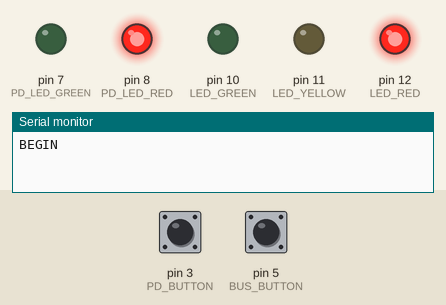
This sketch was run on a simulated Arduino Uno, built with avr-gcc and run on an emulated ATmega328P. Shown: output pins drawn as LEDs (lit = HIGH), the last lines printed to the serial monitor. The inputs (shaded band) are chosen by the test bench; at power-on: pin 3 (PD_BUTTON) HIGH, pin 5 (BUS_BUTTON) HIGH. Pins used as bus, display or sensor lines are not drawn.

Above: at 1.2 s.
1.3 s: pin 3 (PD_BUTTON) pulled LOW for 0.15 s
At 4.3 s:
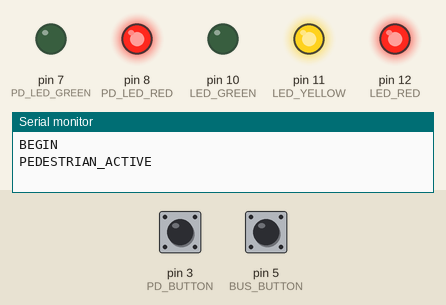
4.4 s: pin 5 (BUS_BUTTON) pulled LOW for 1 s
At 12.6 s:
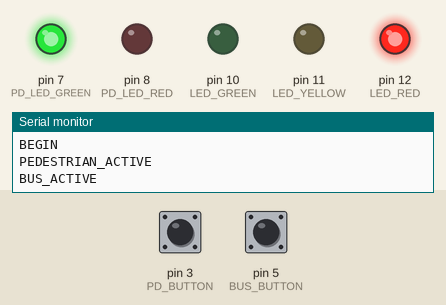
14.4 s: pin 3 (PD_BUTTON) pulled LOW for 1 s
At 24.2 s:
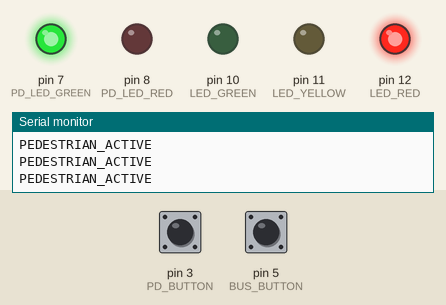
Timing chart, 0 to 24.4 s (numbered marks = the images above; inputs shaded):
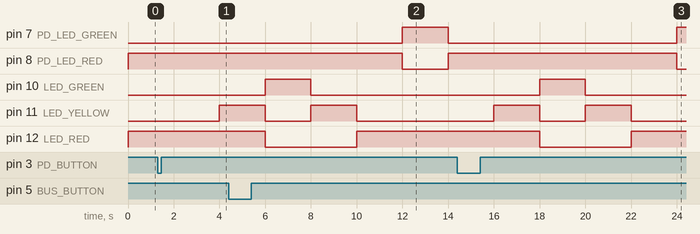

The sketch:

lights4.ino
```cpp
const byte LED_RED = 12;
const byte LED_YELLOW = 11;
const byte LED_GREEN = 10;

const byte PD_LED_RED = 8;
const byte PD_LED_GREEN = 7;

const byte BUS_BUTTON_POWER = 4;
const byte BUS_BUTTON = 5;

const byte PD_BUTTON_POWER = 2;
const byte PD_BUTTON = 3;

unsigned long startTime;
unsigned long elapsedTime;
unsigned long stateTime;

unsigned long busButtonStartT;
unsigned long busButtonElapsedT;
unsigned int busButtonCtrlSum;

unsigned long pdButtonStartT;
unsigned long pdButtonElapsedT;
unsigned int pdButtonCtrlSum;

enum State {
    RED        = (1 << 0),
    RED_YELLOW = (1 << 1),
    GREEN      = (1 << 2),
    YELLOW     = (1 << 3),
    PD_RED     = (1 << 4),
    PD_GREEN   = (1 << 5),
};
byte currentState;
byte previousState;

bool busButtonActive;
bool pdButtonActive;

void setup() {
    Serial.begin(9600);
    pinMode(LED_RED, OUTPUT);
    pinMode(LED_YELLOW, OUTPUT);
    pinMode(LED_GREEN, OUTPUT);
    pinMode(PD_LED_RED, OUTPUT);
    pinMode(PD_LED_GREEN,OUTPUT);

    pinMode(BUS_BUTTON_POWER, OUTPUT);
    pinMode(BUS_BUTTON, INPUT);
    pinMode(PD_BUTTON_POWER, OUTPUT);
    pinMode(PD_BUTTON, INPUT);

    digitalWrite(BUS_BUTTON_POWER, HIGH);
    digitalWrite(PD_BUTTON_POWER, HIGH);

    busButtonCtrlSum = 0;
    busButtonActive = false;

    pdButtonCtrlSum = 0;
    pdButtonActive = false;


    currentState = (RED | PD_RED);
    switchLights(currentState);

    Serial.println("BEGIN");

    stateTime = 4000;
    startTime = busButtonStartT = pdButtonStartT = millis();
}

void loop() {
    /* check if BUS button pressed for 900ms */
    busButtonElapsedT = millis() - busButtonStartT;
    if (isBusBtPressed() && (busButtonElapsedT >= 25)) {
       busButtonCtrlSum += 25;
       busButtonStartT = millis();
       if (busButtonCtrlSum >= 900) {
            Serial.println("BUS_ACTIVE");
            busButtonActive = true;
            busButtonCtrlSum = 0;
       }
    }
    else if (isBusBtPressed()) {
      ;
    }
    else {
      busButtonCtrlSum = 0;
    }


    /* check if PEDESTRIAN button pressed for 100 ms */
    pdButtonElapsedT = millis() - pdButtonStartT;
    if (isPedBtPressed() && (pdButtonElapsedT >= 25)) {
       pdButtonCtrlSum += 25;
       pdButtonStartT = millis();
       if (pdButtonCtrlSum >= 100) {
            Serial.println("PEDESTRIAN_ACTIVE");
            pdButtonActive = true;
            pdButtonCtrlSum = 0;
        }
    }
    else if (isPedBtPressed()) {
      ;
    }
    else {
      pdButtonCtrlSum = 0;
    }


    /* if pressed during RED | PD_RED, cut the state */
    if (busButtonActive && currentState==RED | PD_RED)
        stateTime = 2000;

    /* change the state when once stateTime passes */
    elapsedTime = millis() - startTime;
    if (elapsedTime >= stateTime) {
        switch (currentState) {
            case RED | PD_RED:
                if (previousState == (YELLOW | PD_RED)) {
                    currentState = RED | PD_GREEN;
                    stateTime = 8000;
                    pdButtonActive = false;
                }
                else {
                    currentState = RED_YELLOW | PD_RED;
                    stateTime = 1500;
                }
                break;

            case RED_YELLOW | PD_RED:
                currentState = GREEN | PD_RED;
                if (pdButtonActive) {
                    stateTime = 3000;
                }
                else {
                    stateTime = busButtonActive ? 8000 : 4000;
                    busButtonActive = false;
                }
                break;

            case GREEN | PD_RED:
                if (busButtonActive && !pdButtonActive) {
                    currentState = GREEN | PD_RED;
                    stateTime = 8000;
                    busButtonActive = false;
                }
                else {
                    currentState = YELLOW | PD_RED;
                    stateTime = 2000;
                }
                break;

            case YELLOW | PD_RED:
                previousState = currentState;
                currentState = RED | PD_RED;
                stateTime = 3000;
                break;

            case RED | PD_GREEN:
                previousState = currentState;
                currentState = RED | PD_RED;
                stateTime = 4000;
                break;
        }
        switchLights(currentState);
        startTime = millis();
    }
}

void switchLights(byte state) {
    switch (state) {
        case (RED | PD_RED):
            digitalWrite(LED_RED, HIGH);
            digitalWrite(LED_YELLOW, LOW);
            digitalWrite(LED_GREEN, LOW);

            digitalWrite(PD_LED_RED, HIGH);
            digitalWrite(PD_LED_GREEN, LOW);
            break;
        case (RED_YELLOW | PD_RED):
            digitalWrite(LED_RED, HIGH);
            digitalWrite(LED_YELLOW, HIGH);
            digitalWrite(LED_GREEN, LOW);

            digitalWrite(PD_LED_RED, HIGH);
            digitalWrite(PD_LED_GREEN, LOW);
            break;
        case (GREEN | PD_RED):
            digitalWrite(LED_RED, LOW);
            digitalWrite(LED_YELLOW, LOW);
            digitalWrite(LED_GREEN, HIGH);

            digitalWrite(PD_LED_RED, HIGH);
            digitalWrite(PD_LED_GREEN, LOW);
            break;
        case (YELLOW | PD_RED):
            digitalWrite(LED_RED, LOW);
            digitalWrite(LED_YELLOW, HIGH);
            digitalWrite(LED_GREEN, LOW);

            digitalWrite(PD_LED_RED, HIGH);
            digitalWrite(PD_LED_GREEN, LOW);
            break;
        case (RED | PD_GREEN):
            digitalWrite(LED_RED, HIGH);
            digitalWrite(LED_YELLOW, LOW);
            digitalWrite(LED_GREEN, LOW);

            digitalWrite(PD_LED_RED, LOW);
            digitalWrite(PD_LED_GREEN, HIGH);
            break;
    }
}


inline bool isBusBtPressed() {
    return !digitalRead(BUS_BUTTON);
}

inline bool isPedBtPressed() {
    return !digitalRead(PD_BUTTON);
}
```

Measured:
- after the input at 4.4 s, pin 7 (PD_LED_GREEN): LOW → HIGH after 7.6 s instead of 9.1 s; pin 8 (PD_LED_RED): HIGH → LOW after 7.6 s instead of 9.1 s
- after the input at 14.4 s, pin 7 (PD_LED_GREEN): LOW → HIGH after 9.6 s; pin 8 (PD_LED_RED): HIGH → LOW after 9.6 s
- by itself, pin 11 (LED_YELLOW): alternates HIGH for 2.0 s and LOW for 2.0 s
